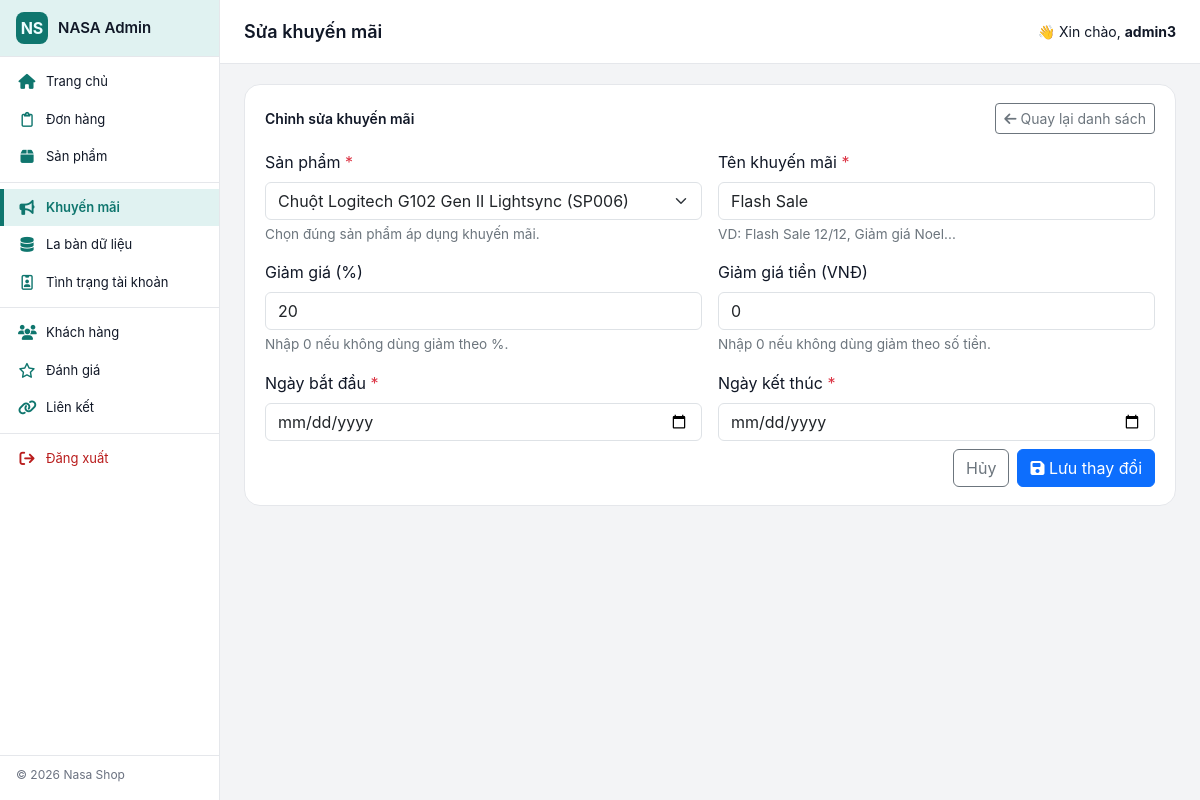
/trang-chu/admin/edit_khuyenmai.php?id=KM002 (signed in), run on the app's committed database.
### tables this page shows
CREATE TABLE `khuyenmai` (
  `id_khuyenmai` VARCHAR(20) NOT NULL,
  `id_sanpham` VARCHAR(20) NOT NULL,
  `ten_km` VARCHAR(255) NOT NULL,
  `giam_gia_percent` INT(11) DEFAULT 0,
  `giam_gia_tien` INT(11) DEFAULT 0,
  `ngay_bat_dau` DATETIME NOT NULL,
  `ngay_ket_thuc` DATETIME NOT NULL,
  PRIMARY KEY (`id_khuyenmai`),
  FOREIGN KEY (`id_sanpham`) REFERENCES `sanpham`(`id_sanpham`) ON DELETE CASCADE ON UPDATE CASCADE
);

CREATE TABLE `sanpham` (
  `id_sanpham` VARCHAR(20) NOT NULL,
  `ten_sp` VARCHAR(255) NOT NULL,
  `gia` INT(11) NOT NULL,
  `mo_ta` TEXT,
  `thong_so_ky_thuat` TEXT,
  `sl` INT(11) NOT NULL,
  `id_loai` VARCHAR(20) NOT NULL,
  `hinh_anh` VARCHAR(255),
  PRIMARY KEY (`id_sanpham`),
  FOREIGN KEY (`id_loai`) REFERENCES `loaisanpham`(`id_loaisp`)
    ON DELETE CASCADE ON UPDATE CASCADE
);

### trang-chu/admin/edit_khuyenmai.php (the view, shortened to what this page needs)
<?php
require('../includes/connect.php');
$adminName = $_SESSION['admin_name'];
function h($s){ return htmlspecialchars((string)$s, ENT_QUOTES, 'UTF-8'); }
$id_km = trim($_GET['id']);
$stmt = $conn->prepare("SELECT * FROM khuyenmai WHERE id_khuyenmai = ?");
$stmt->execute([$id_km]);
$km = $stmt->fetch(PDO::FETCH_ASSOC);
$sp_stmt = $conn->query("SELECT id_sanpham, ten_sp FROM sanpham ORDER BY ten_sp ASC");
$sanphams = $sp_stmt->fetchAll(PDO::FETCH_ASSOC);
?>
<!DOCTYPE html>
<html lang="vi">
<head>
    <link href="https://cdn.jsdelivr.net/npm/bootstrap@5.3.0/dist/css/bootstrap.min.css" rel="stylesheet">
    <link href="https://cdnjs.cloudflare.com/ajax/libs/font-awesome/6.5.0/css/all.min.css" rel="stylesheet">
    <link rel="stylesheet" href="admin.css">
</head>
<body>
<div class="admin-layout">
    <aside class="admin-sidebar">
        <div class="admin-sidebar-header">
            <a href="home.php" class="admin-sidebar-brand">
                <div class="admin-sidebar-logo">NS</div>
                <div class="admin-sidebar-title">NASA Admin</div>
            </a>
        </div>
        <nav class="admin-sidebar-nav">
            <a href="home.php" class="admin-nav-item <?php echo basename($_SERVER['PHP_SELF']) === 'home.php' ? 'active' : ''; ?>">
                <i class="fa-solid fa-house"></i><span>Trang chủ</span>
            </a>
            <a href="donhang.php" class="admin-nav-item <?php echo basename($_SERVER['PHP_SELF']) === 'donhang.php' ? 'active' : ''; ?>">
                <i class="fa-regular fa-clipboard"></i><span>Đơn hàng</span>
            </a>
            <a href="sanpham.php" class="admin-nav-item <?php echo in_array(basename($_SERVER['PHP_SELF']), ['sanpham.php','add_sanpham.php','edit_sanpham.php','xem_sanpham.php']) ? 'active' : ''; ?>">
                <i class="fa-solid fa-box"></i><span>Sản phẩm</span>
            </a>
            <div class="admin-sidebar-divider"></div>
            <a href="khuyenmai.php" class="admin-nav-item <?php echo in_array(basename($_SERVER['PHP_SELF']), ['khuyenmai.php','add_khuyenmai.php','edit_khuyenmai.php']) ? 'active' : ''; ?>">
                <i class="fa-solid fa-bullhorn"></i><span>Khuyến mãi</span>
            </a>
            <a href="doanhthu.php" class="admin-nav-item <?php echo basename($_SERVER['PHP_SELF']) === 'doanhthu.php' ? 'active' : ''; ?>">
                <i class="fa-solid fa-database"></i><span>La bàn dữ liệu</span>
            </a>
            <a href="qladmin.php" class="admin-nav-item <?php echo basename($_SERVER['PHP_SELF']) === 'qladmin.php' ? 'active' : ''; ?>">
                <i class="fa-regular fa-id-badge"></i><span>Tình trạng tài khoản</span>
            </a>
            <div class="admin-sidebar-divider"></div>
            <a href="khachhang.php" class="admin-nav-item <?php echo basename($_SERVER['PHP_SELF']) === 'khachhang.php' ? 'active' : ''; ?>">
                <i class="fa-solid fa-users"></i><span>Khách hàng</span>
            </a>
            <a href="danhgia.php" class="admin-nav-item <?php echo basename($_SERVER['PHP_SELF']) === 'danhgia.php' ? 'active' : ''; ?>">
                <i class="fa-regular fa-star"></i><span>Đánh giá</span>
            </a>
            <a href="lienket.php" class="admin-nav-item <?php echo basename($_SERVER['PHP_SELF']) === 'lienket.php' ? 'active' : ''; ?>">
                <i class="fa-solid fa-link"></i><span>Liên kết</span>
            </a>
            <div class="admin-sidebar-divider"></div>
            <a href="logout.php" class="admin-nav-item admin-sidebar-logout">
                <i class="fa-solid fa-arrow-right-from-bracket"></i><span>Đăng xuất</span>
            </a>
        </nav>
        <div class="admin-sidebar-footer">© <?php echo date('Y'); ?> Nasa Shop</div>
    </aside>
    <div class="admin-main">
        <header class="admin-topbar">
            <div class="admin-topbar-left">
                <div class="admin-page-title">Sửa khuyến mãi</div>
            </div>
            <div class="admin-topbar-right">
                <span>👋 Xin chào, <strong><?php echo h($adminName); ?></strong></span>
            </div>
        </header>
        <main class="admin-content">
            <div class="card-panel">
                <div class="card-panel-header d-flex justify-content-between align-items-center gap-2">
                    <div class="card-panel-title">Chỉnh sửa khuyến mãi</div>
                    <a href="khuyenmai.php" class="btn btn-sm btn-outline-secondary">
                        <i class="fa-solid fa-arrow-left"></i> Quay lại danh sách
                    </a>
                </div>
                <div class="card-panel-body mt-3">
                    <form method="POST" class="row g-3">
                        <div class="col-md-6">
                            <label class="form-label">Sản phẩm <span class="text-danger">*</span></label>
                            <select name="id_sanpham" class="form-select" required>
                                <?php foreach ($sanphams as $sp): ?>
                                    <option value="<?php echo h($sp['id_sanpham']); ?>"
                                        <?php echo ($sp['id_sanpham'] == $km['id_sanpham']) ? 'selected' : ''; ?>>
                                        <?php echo h($sp['ten_sp']); ?> (<?php echo h($sp['id_sanpham']); ?>)
                                    </option>
                                <?php endforeach; ?>
                            </select>
                            <div class="form-hint mt-1">Chọn đúng sản phẩm áp dụng khuyến mãi.</div>
                        </div>
                        <div class="col-md-6">
                            <label class="form-label">Tên khuyến mãi <span class="text-danger">*</span></label>
                            <input type="text" name="ten_km" class="form-control"
                                   value="<?php echo h($km['ten_km']); ?>" required>
                            <div class="form-hint mt-1">VD: Flash Sale 12/12, Giảm giá Noel...</div>
                        </div>
                        <div class="col-md-6">
                            <label class="form-label">Giảm giá (%)</label>
                            <input type="number" name="giam_gia_percent" class="form-control"
                                   min="0" max="100"
                                   value="<?php echo (int)$km['giam_gia_percent']; ?>">
                            <div class="form-hint mt-1">Nhập 0 nếu không dùng giảm theo %.</div>
                        </div>
                        <div class="col-md-6">
                            <label class="form-label">Giảm giá tiền (VNĐ)</label>
                            <input type="number" name="giam_gia_tien" class="form-control"
                                   min="0"
                                   value="<?php echo (int)$km['giam_gia_tien']; ?>">
                            <div class="form-hint mt-1">Nhập 0 nếu không dùng giảm theo số tiền.</div>
                        </div>
                        <div class="col-md-6">
                            <label class="form-label">Ngày bắt đầu <span class="text-danger">*</span></label>
                            <input type="date" name="ngay_bat_dau" class="form-control"
                                   value="<?php echo h($km['ngay_bat_dau']); ?>" required>
                        </div>
                        <div class="col-md-6">
                            <label class="form-label">Ngày kết thúc <span class="text-danger">*</span></label>
                            <input type="date" name="ngay_ket_thuc" class="form-control"
                                   value="<?php echo h($km['ngay_ket_thuc']); ?>" required>
                        </div>
                        <div class="col-12 d-flex justify-content-end gap-2 mt-2">
                            <a href="khuyenmai.php" class="btn btn-outline-secondary">
                                Hủy
                            </a>
                            <button type="submit" class="btn btn-primary">
                                <i class="fa-solid fa-floppy-disk"></i> Lưu thay đổi
                            </button>
                        </div>
                    </form>
                </div>
            </div>
        </main>
    </div>
</div>
</body>
</html>

### trang-chu/admin/admin.css (style rules this page uses)
:root { --admin-accent: #0f766e; --admin-accent-soft: #e0f2f1; --admin-border: #e5e7eb; --admin-text-main: #111827; --admin-text-muted: #6b7280; --admin-card-bg: #ffffff; }
* { box-sizing: border-box; }
body { margin: 0; font-family: -apple-system, BlinkMacSystemFont, "Segoe UI", sans-serif; background: #f3f4f6; color: var(--admin-text-main); }
.admin-layout { display: flex; min-height: 100vh; }
.admin-sidebar { width: 220px; background: #ffffff; color: #111827; display: flex; flex-direction: column; position: fixed; inset-block: 0; inset-inline-start: 0; z-index: 20; border-right: 1px solid var(--admin-border); }
.admin-sidebar-header { padding: 12px 16px; display: flex; align-items: center; gap: 10px; border-bottom: 1px solid var(--admin-border); background: var(--admin-accent-soft); }
.admin-sidebar-logo { width: 32px; height: 32px; border-radius: 8px; background: var(--admin-accent); color: #ecfeff; display: flex; align-items: center; justify-content: center; font-size: 16px; font-weight: 700; }
.admin-sidebar-title { font-size: 15px; font-weight: 600; }
.admin-sidebar-nav { flex: 1; padding: 6px 0; overflow-y: auto; }
.admin-sidebar-brand { display: flex; align-items: center; gap: 10px; text-decoration: none; color: inherit; }
.admin-nav-item { display: flex; align-items: center; gap: 10px; padding: 9px 18px; text-decoration: none; color: #111827; font-size: 13px; border-radius: 0; transition: background 0.15s ease, color 0.15s ease, padding-left 0.15s ease; }
.admin-nav-item i { width: 18px; text-align: center; font-size: 15px; color: var(--admin-accent); }
.admin-nav-item span { flex: 1; }
.admin-nav-item.active { background: var(--admin-accent-soft); border-left: 4px solid var(--admin-accent); padding-left: 14px; font-weight: 600; color: var(--admin-accent); }
.admin-nav-item.active i { color: var(--admin-accent); }
.admin-sidebar-divider { border-top: 1px solid var(--admin-border); margin: 6px 0; }
.admin-sidebar-logout { color: #b91c1c; }
.admin-sidebar-logout i { color: #b91c1c; }
.admin-sidebar-footer { padding: 10px 16px 16px; font-size: 12px; color: var(--admin-text-muted); border-top: 1px solid var(--admin-border); }
.admin-main { margin-left: 220px; flex: 1; display: flex; flex-direction: column; min-height: 100vh; }
.admin-topbar { height: 64px; background: #ffffff; border-bottom: 1px solid var(--admin-border); display: flex; align-items: center; justify-content: space-between; padding: 0 24px; position: sticky; top: 0; z-index: 10; }
.admin-topbar-left { display: flex; align-items: center; gap: 12px; }
.admin-page-title { font-size: 18px; font-weight: 600; }
.admin-topbar-right { display: flex; align-items: center; gap: 16px; font-size: 14px; }
.admin-content { padding: 20px 24px 32px; }
.card-panel { background: #ffffff; border-radius: 16px; border: 1px solid var(--admin-border); padding: 18px 20px; margin-bottom: 18px; }
.card-panel-header { display: flex; align-items: center; justify-content: space-between; margin-bottom: 12px; }
.card-panel-title { font-size: 14px; font-weight: 600; }

### trang-chu/admin/edit_khuyenmai.php (style rules this page uses)
.form-hint { font-size:.85rem; color:#6c757d; }

### data on the page
khuyenmai: id_sanpham "Chuột Logitech G102 Gen II Lightsync (SP006)", ten_km "Flash Sale", giam_gia_percent "20", giam_gia_tien "0"

### other printed values
$adminName "admin3"
